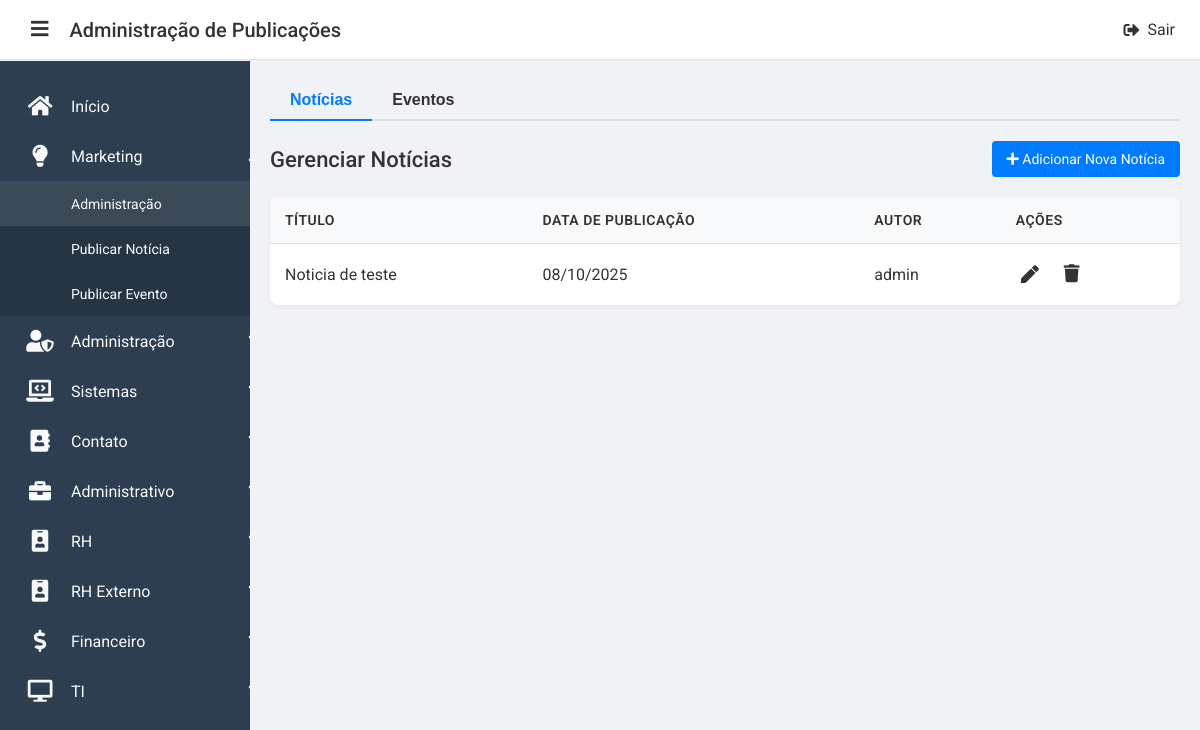
Before: /administracao/publicacoes (signed in) with the older database file.
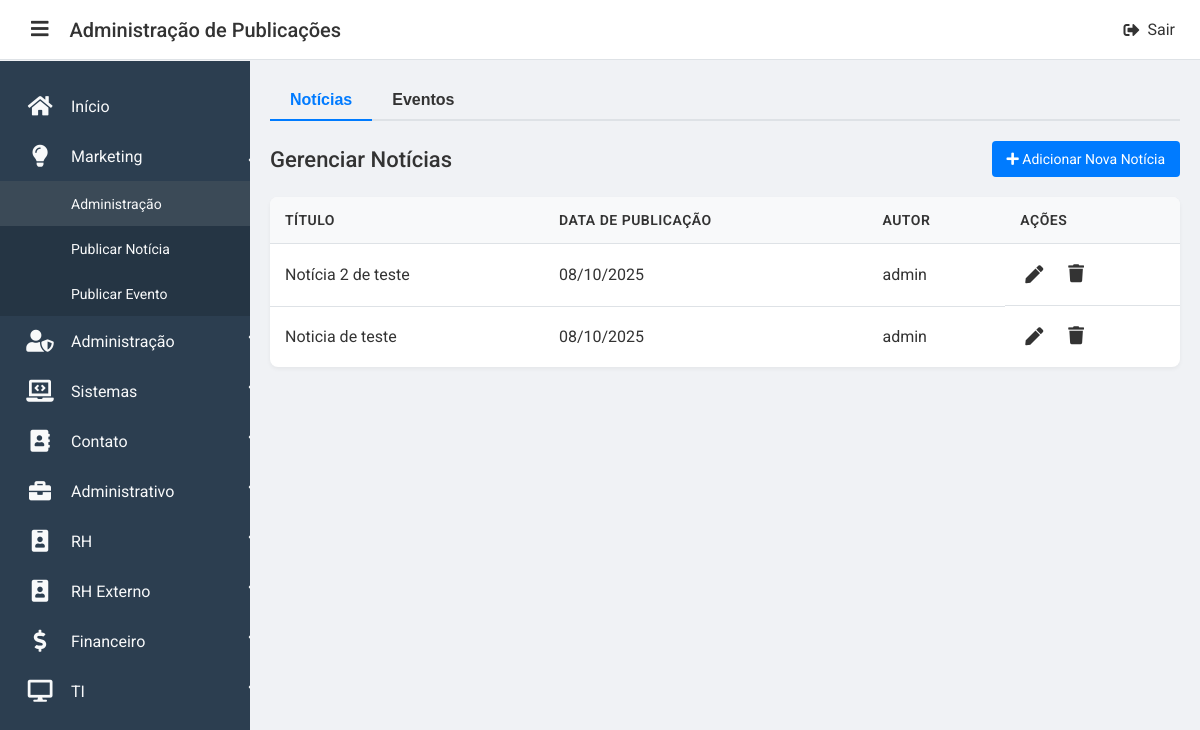
After: the same page with the newer database file.
### my_intranet/app/models.py (models this page shows, shortened)
class News(db.Model):
    id = db.Column(db.Integer, primary_key=True)
    title = db.Column(db.String(200), nullable=False)
    content = db.Column(db.Text, nullable=False)
    image_url = db.Column(db.String(500), nullable=True)
    publication_date = db.Column(db.DateTime, nullable=False, default=datetime.utcnow)
    author_id = db.Column(db.Integer, db.ForeignKey('user.id'), nullable=False)

class User(db.Model, UserMixin):
    id = db.Column(db.Integer, primary_key=True)
    username = db.Column(db.String(150), unique=True, nullable=False)
    password = db.Column(db.String(200), nullable=False)
    is_blocked = db.Column(db.Boolean, default=False)
    is_suspended = db.Column(db.Boolean, default=False)
    groups = db.relationship('Group', secondary=user_group, backref='users')
    news = db.relationship('News', backref='author', lazy=True)
    events = db.relationship('Event', backref='creator', lazy=True)
    def is_in_group(self, group_name):
        for group in self.groups:
            if group.name == group_name:
                return True
        return False

### my_intranet/app/routes.py (the view)
@main.route('/administracao/publicacoes')
@login_required
@group_required('Marketing')
def administracao_publicacoes():
    news_items = News.query.order_by(News.publication_date.desc()).all()
    event_items = Event.query.order_by(Event.event_date.desc()).all()
    return render_template('publicacoes_administracao.html', news_items=news_items, event_items=event_items)

### my_intranet/app/templates/publicacoes_administracao.html (shortened to what this page needs)
{% extends "base.html" %}
{% block page_title %}Administração de Publicações{% endblock %}
{% block body_class %}dashboard-page{% endblock %}
{% block content %}
<div class="admin-container">
    <div class="tabs-container">
        <div class="tab-headers">
            <button class="tab-link active" data-tab="tab-noticias">Notícias</button>
            <button class="tab-link" data-tab="tab-eventos">Eventos</button>
        </div>
        <div id="tab-noticias" class="tab-content active">
            <div class="main-header">
                <h3>Gerenciar Notícias</h3>
                <a href="{{ url_for('main.noticias_publicar') }}" class="btn-primary">
                    <i class="fas fa-plus"></i> Adicionar Nova Notícia
                </a>
            </div>
            <div class="publications-body">
                <table class="publications-table">
                    <thead>
                        <tr>
                            <th>Título</th>
                            <th>Data de Publicação</th>
                            <th>Autor</th>
                            <th>Ações</th>
                        </tr>
                    </thead>
                    <tbody>
                        {% for news in news_items %}
                        <tr>
                            <td>{{ news.title }}</td>
                            <td>{{ news.publication_date.strftime('%d/%m/%Y') }}</td>
                            <td>{{ news.author.username }}</td>
                            <td class="publication-actions">
                                <a href="{{ url_for('main.noticias_editar', news_id=news.id) }}" class="btn-edit-publication" title="Editar">
                                    <i class="fas fa-pen"></i>
                                </a>
                                <form action="{{ url_for('main.noticias_deletar', news_id=news.id) }}" method="POST" style="display:inline;">
                                    <button type="submit" class="btn-delete-publication" title="Excluir" onclick="return confirm('Tem certeza que deseja excluir esta notícia?');">
                                        <i class="fas fa-trash"></i>
                                    </button>
                                </form>
                            </td>
                        </tr>
                        {% else %}
                        <tr>
                            <td colspan="4">Nenhuma notícia encontrada.</td>
                        </tr>
                        {% endfor %}
                    </tbody>
                </table>
            </div>
        </div>
    </div>
</div>
{% endblock %}

### my_intranet/app/templates/base.html (shortened to what this page needs)
<!DOCTYPE html>
<html lang="pt-br">
<head>
    <link rel="stylesheet" href="https://cdnjs.cloudflare.com/ajax/libs/font-awesome/5.15.3/css/all.min.css">
    <link rel="stylesheet" href="{{ url_for('static', filename='css/base.css') }}">
    <link rel="stylesheet" href="{{ url_for('static', filename='css/dashboard.css') }}">
</head>
<body class="{% block body_class %}{% endblock %}">
    {% if current_user.is_authenticated %}
    <header class="top-bar">
        <div class="top-bar-left">
            <button class="menu-toggle" id="menu-toggle" aria-label="Alternar menu">
                <i class="fas fa-bars"></i>
            </button>
            <h1>{% block page_title %}{% endblock %}</h1>
        </div>
        <div class="top-bar-right">
            <a href="{{ url_for('main.logout') }}" class="top-bar-link logout-button">
                <i class="fas fa-sign-out-alt"></i> Sair
            </a>
        </div>
    </header>
    <div class="dashboard-body">
        <nav class="sidebar" id="sidebar">
            <ul class="sidebar-menu">
                <li><a href="{{ url_for('main.dashboard') }}" {% if request.endpoint == 'main.dashboard' %}class="active"{% endif %}><i class="fas fa-home"></i><span class="menu-text">Início</span></a></li>
                {% if current_user.is_in_group('Marketing') or current_user.is_in_group('_acesso_total_') %}
                <li class="has-submenu {% if request.endpoint in ['main.administracao_publicacoes', 'main.noticias_publicar', 'main.eventos_publicar'] %}is-open{% endif %}">
                    <a href="#" class="submenu-toggle">
                        <i class="fas fa-lightbulb"></i>
                        <span class="menu-text">Marketing</span>
                        <i class="fas fa-chevron-down submenu-arrow"></i>
                    </a>
                    <ul class="sidebar-submenu">
                        <li><a href="{{ url_for('main.administracao_publicacoes') }}" {% if request.endpoint == 'main.administracao_publicacoes' %}class="active"{% endif %}><span class="submenu-text">Administração</span></a></li>
                        <li><a href="{{ url_for('main.noticias_publicar') }}" {% if request.endpoint == 'main.noticias_publicar' %}class="active"{% endif %}><span class="submenu-text">Publicar Notícia</span></a></li>
                        <li><a href="{{ url_for('main.eventos_publicar') }}" {% if request.endpoint == 'main.eventos_publicar' %}class="active"{% endif %}><span class="submenu-text">Publicar Evento</span></a></li>
                    </ul>
                </li>
                {% endif %}
                {% if current_user.is_in_group('Administração') or current_user.is_in_group('_acesso_total_') %}
                <li class="has-submenu {% if request.endpoint in ['main.administracao', 'main.administracao_usuarios'] %}is-open{% endif %}">
                    <a href="#" class="submenu-toggle">
                        <i class="fas fa-user-shield"></i>
                        <span class="menu-text">Administração</span>
                        <i class="fas fa-chevron-down submenu-arrow"></i>
                    </a>
                </li>
                {% endif %}
                <li class="has-submenu">
                    <a href="#" class="submenu-toggle">
                        <i class="fas fa-laptop-code"></i>
                        <span class="menu-text">Sistemas</span>
                        <i class="fas fa-chevron-down submenu-arrow"></i>
                    </a>
                </li>
                <li class="has-submenu {% if request.endpoint.startswith('main.ramais') %}is-open{% endif %}">
                    <a href="#" class="submenu-toggle">
                        <i class="fas fa-address-book"></i>
                        <span class="menu-text">Contato</span>
                        <i class="fas fa-chevron-down submenu-arrow"></i>
                    </a>
                </li>
                <li class="has-submenu {% if request.endpoint.startswith('main.administrativo') %}is-open{% endif %}">
                    <a href="#" class="submenu-toggle">
                        <i class="fas fa-briefcase"></i>
                        <span class="menu-text">Administrativo</span>
                        <i class="fas fa-chevron-down submenu-arrow"></i>
                    </a>
                </li>
                <li class="has-submenu {% if request.endpoint.startswith('main.rh') %}is-open{% endif %}">
                    <a href="#" class="submenu-toggle">
                        <i class="fas fa-id-badge"></i>
                        <span class="menu-text">RH</span>
                        <i class="fas fa-chevron-down submenu-arrow"></i>
                    </a>
                </li>
                <li class="has-submenu">
                    <a href="#" class="submenu-toggle">
                        <i class="fas fa-id-badge"></i>
                        <span class="menu-text">RH Externo</span>
                        <i class="fas fa-chevron-down submenu-arrow"></i>
                    </a>
                </li>
                <li class="has-submenu {% if request.endpoint.startswith('main.financeiro') %}is-open{% endif %}">
                    <a href="#" class="submenu-toggle">
                        <i class="fas fa-dollar-sign"></i>
                        <span class="menu-text">Financeiro</span>
                        <i class="fas fa-chevron-down submenu-arrow"></i>
                    </a>
                </li>
                {% if current_user.is_in_group('TI') or current_user.is_in_group('_acesso_total_') %}
                <li class="has-submenu {% if request.endpoint.startswith('main.ti') %}is-open{% endif %}">
                    <a href="#" class="submenu-toggle">
                        <i class="fas fa-desktop"></i>
                        <span class="menu-text">TI</span>
                        <i class="fas fa-chevron-down submenu-arrow"></i>
                    </a>
                </li>
                {% endif %}
            </ul>
        </nav>
        <main class="content">
            {% block content %}{% endblock %}
        </main>
    </div>
    {% else %}
        {% block public_content %}
        {% endblock %}
    {% endif %}
</body>
</html>

### my_intranet/app/static/css/base.css (style rules this page uses)
:root { --primary-color: #007bff; --secondary-color: #2c3e50; --background-light: #f0f2f5; --background-white: #ffffff; --text-color: #333; --text-light: #f8f9fa; --border-color: #dee2e6; --shadow-color: rgba(0, 0, 0, 0.1); }
body { font-family: 'Roboto', sans-serif; margin: 0; padding: 0; background-color: var(--background-light); color: var(--text-color); -webkit-font-smoothing: antialiased; -moz-osx-font-smoothing: grayscale; }
h1, h2, h3, h4, h5, h6 { margin: 0; font-weight: 500; }
a { text-decoration: none; color: var(--primary-color); }

Changed rows visible on the page:
added News: title "Notícia 2 de teste", publication_date "08/10/2025", author.username "admin"
